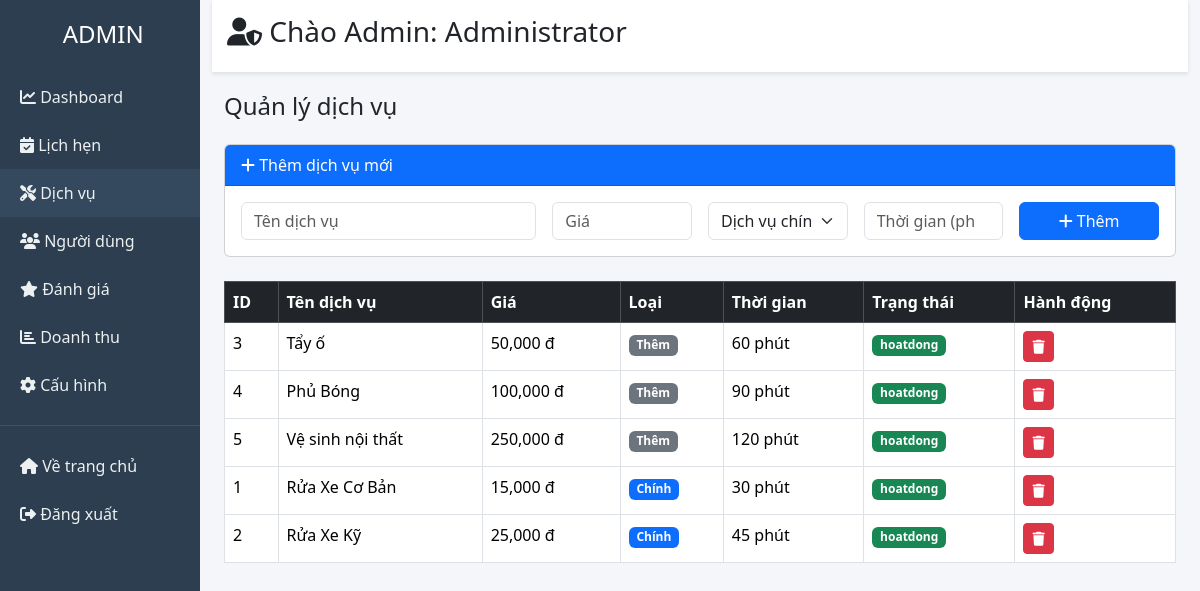
Page /admin.php?page=services (signed in) on the committed database.
### tables this page shows
CREATE TABLE IF NOT EXISTS `dich_vu` (
  `MaDichVu` int NOT NULL AUTO_INCREMENT,
  `TenDichVu` varchar(100) NOT NULL,
  `Gia` decimal(15,2) NOT NULL DEFAULT '0.00',
  `LoaiDV` enum('chinh','them') DEFAULT 'chinh',
  `ThoiGian` int DEFAULT '30' COMMENT 'Thời gian thực hiện (phút)',
  `TrangThai` enum('hoatdong','tamngung') DEFAULT 'hoatdong',
  PRIMARY KEY (`MaDichVu`),
  UNIQUE KEY `TenDichVu` (`TenDichVu`)
);

### admin.php (the view, shortened to what this page needs)
<?php
require_once 'database.php';
$page = $_GET['page'] ?? 'dashboard';
$stats = [];
$stats['total_bookings'] = $conn->query("SELECT COUNT(*) as c FROM dat_lich")->fetch_assoc()['c'];
$stats['new_bookings'] = $conn->query("SELECT COUNT(*) as c FROM dat_lich WHERE TrangThai = 'Mới'")->fetch_assoc()['c'];
$stats['completed'] = $conn->query("SELECT COUNT(*) as c FROM dat_lich WHERE TrangThai = 'Đã hoàn thành'")->fetch_assoc()['c'];
$stats['total_users'] = $conn->query("SELECT COUNT(*) as c FROM nguoi_dung WHERE VaiTro = 'customer'")->fetch_assoc()['c'];
$stats['revenue'] = $conn->query("SELECT SUM(TongTien) as t FROM dat_lich WHERE TrangThai = 'Đã hoàn thành'")->fetch_assoc()['t'] ?? 0;
$stats['avg_rating'] = $conn->query("SELECT AVG(DiemDanhGia) as a FROM phan_hoi")->fetch_assoc()['a'] ?? 0;
?>
<!DOCTYPE html>
<html lang="vi">
<head>
<link href="https://cdn.jsdelivr.net/npm/bootstrap@5.3.2/dist/css/bootstrap.min.css" rel="stylesheet">
<link rel="stylesheet" href="https://cdnjs.cloudflare.com/ajax/libs/font-awesome/6.4.0/css/all.min.css">
</head>
<body>
<div class="container-fluid">
    <div class="row">
        <div class="col-md-2 sidebar">
            <h4 class="text-white text-center mb-4">
                <i class="fas fa-car-wash"></i> ADMIN
            </h4>
            <a href="?page=dashboard" class="<?= $page=='dashboard'?'active':'' ?>">
                <i class="fas fa-chart-line"></i> Dashboard
            </a>
            <a href="?page=bookings" class="<?= $page=='bookings'?'active':'' ?>">
                <i class="fas fa-calendar-check"></i> Lịch hẹn
            </a>
            <a href="?page=services" class="<?= $page=='services'?'active':'' ?>">
                <i class="fas fa-tools"></i> Dịch vụ
            </a>
            <a href="?page=users" class="<?= $page=='users'?'active':'' ?>">
                <i class="fas fa-users"></i> Người dùng
            </a>
            <a href="?page=reviews" class="<?= $page=='reviews'?'active':'' ?>">
                <i class="fas fa-star"></i> Đánh giá
            </a>
            <a href="?page=revenue" class="<?= $page=='revenue'?'active':'' ?>">
                <i class="fas fa-chart-bar"></i> Doanh thu
            </a>
            <a href="?page=config" class="<?= $page=='config'?'active':'' ?>">
                <i class="fas fa-cog"></i> Cấu hình
            </a>
            <hr style="border-color: #7f8c8d;">
            <a href="index.php">
                <i class="fas fa-home"></i> Về trang chủ
            </a>
            <a href="logout.php">
                <i class="fas fa-sign-out-alt"></i> Đăng xuất
            </a>
        </div>
        <div class="col-md-10">
            <div class="header">
                <h3><i class="fas fa-user-shield"></i> Chào Admin: <?= $_SESSION['HoVaTen'] ?? 'Admin' ?></h3>
            </div>
            <div class="container">
                <?php if ($page == 'dashboard'): ?>
                <h4 class="mb-4">Thống kê tổng quan</h4>
                <div class="row">
                    <div class="col-md-4">
                        <div class="stat-card">
                            <h6 class="text-muted">Tổng lịch hẹn</h6>
                            <div class="stat-number"><?= $stats['total_bookings'] ?></div>
                        </div>
                    </div>
                    <div class="col-md-4">
                        <div class="stat-card">
                            <h6 class="text-muted">Lịch mới (chờ xử lý)</h6>
                            <div class="stat-number text-warning"><?= $stats['new_bookings'] ?></div>
                        </div>
                    </div>
                    <div class="col-md-4">
                        <div class="stat-card">
                            <h6 class="text-muted">Đã hoàn thành</h6>
                            <div class="stat-number text-success"><?= $stats['completed'] ?></div>
                        </div>
                    </div>
                    <div class="col-md-4">
                        <div class="stat-card">
                            <h6 class="text-muted">Tổng khách hàng</h6>
                            <div class="stat-number"><?= $stats['total_users'] ?></div>
                        </div>
                    </div>
                    <div class="col-md-4">
                        <div class="stat-card">
                            <h6 class="text-muted">Doanh thu</h6>
                            <div class="stat-number text-primary"><?= number_format($stats['revenue']) ?> đ</div>
                        </div>
                    </div>
                    <div class="col-md-4">
                        <div class="stat-card">
                            <h6 class="text-muted">Đánh giá TB</h6>
                            <div class="stat-number text-warning"><?= number_format($stats['avg_rating'], 1) ?> ⭐</div>
                        </div>
                    </div>
                </div>
                <?php elseif ($page == 'services'): ?>
                <h4 class="mb-4">Quản lý dịch vụ</h4>
                <div class="card mb-4">
                    <div class="card-header bg-primary text-white">
                        <i class="fas fa-plus"></i> Thêm dịch vụ mới
                    </div>
                    <div class="card-body">
                        <form method="POST" class="row g-3">
                            <div class="col-md-4">
                                <input type="text" name="TenDichVu" class="form-control" placeholder="Tên dịch vụ" required>
                            </div>
                            <div class="col-md-2">
                                <input type="number" name="Gia" class="form-control" placeholder="Giá" required>
                            </div>
                            <div class="col-md-2">
                                <select name="LoaiDV" class="form-select" required>
                                    <option value="chinh">Dịch vụ chính</option>
                                </select>
                            </div>
                            <div class="col-md-2">
                                <input type="number" name="ThoiGian" class="form-control" placeholder="Thời gian (phút)" required>
                            </div>
                            <div class="col-md-2">
                                <button type="submit" name="add_service" class="btn btn-primary w-100">
                                    <i class="fas fa-plus"></i> Thêm
                                </button>
                            </div>
                        </form>
                    </div>
                </div>
                <table class="table table-bordered bg-white">
                    <thead class="table-dark">
                        <tr>
                            <th>ID</th>
                            <th>Tên dịch vụ</th>
                            <th>Giá</th>
                            <th>Loại</th>
                            <th>Thời gian</th>
                            <th>Trạng thái</th>
                            <th>Hành động</th>
                        </tr>
                    </thead>
                    <tbody>
                    <?php
                    $services = $conn->query("SELECT * FROM dich_vu ORDER BY LoaiDV DESC, MaDichVu ASC");
                    while ($row = $services->fetch_assoc()):
                    ?>
                    <tr>
                        <td><?= $row['MaDichVu'] ?></td>
                        <td><?= $row['TenDichVu'] ?></td>
                        <td><?= number_format($row['Gia']) ?> đ</td>
                        <td><span class="badge bg-<?= $row['LoaiDV']=='chinh'?'primary':'secondary' ?>">
                            <?= $row['LoaiDV']=='chinh'?'Chính':'Thêm' ?>
                        </span></td>
                        <td><?= $row['ThoiGian'] ?> phút</td>
                        <td><span class="badge bg-<?= $row['TrangThai']=='hoatdong'?'success':'danger' ?>">
                            <?= $row['TrangThai'] ?>
                        </span></td>
                        <td>
                            <form method="POST" onsubmit="return confirm('Xóa dịch vụ này?')">
                                <button type="submit" name="delete_service" class="btn btn-danger btn-sm">
                                    <i class="fas fa-trash"></i>
                                </button>
                            </form>
                        </td>
                    </tr>
                    <?php endwhile; ?>
                    </tbody>
                </table>
                <?php endif; ?>
            </div>
        </div>
    </div>
</div>
</body>
</html>

### admin.php (style rules this page uses)
body { background: #f4f6f9; }
.sidebar { background: #2c3e50; min-height: 100vh; padding: 20px 0; }
.sidebar a { color: #ecf0f1; padding: 12px 20px; display: block; text-decoration: none; transition: 0.3s; }
.sidebar a:hover, .sidebar a.active { background: #34495e; }
.header { background: white; padding: 15px; margin-bottom: 20px; box-shadow: 0 2px 4px rgba(0,0,0,0.1); }

### rows in the picture
dich_vu: MaDichVu "3", TenDichVu "Tẩy ố", Gia "50,000", LoaiDV "Thêm", ThoiGian "60", TrangThai "hoatdong"
dich_vu: MaDichVu "4", TenDichVu "Phủ Bóng", Gia "100,000", LoaiDV "Thêm", ThoiGian "90", TrangThai "hoatdong"
dich_vu: MaDichVu "5", TenDichVu "Vệ sinh nội thất", Gia "250,000", LoaiDV "Thêm", ThoiGian "120", TrangThai "hoatdong"
dich_vu: MaDichVu "1", TenDichVu "Rửa Xe Cơ Bản", Gia "15,000", LoaiDV "Chính", ThoiGian "30", TrangThai "hoatdong"
dich_vu: MaDichVu "2", TenDichVu "Rửa Xe Kỹ", Gia "25,000", LoaiDV "Chính", ThoiGian "45", TrangThai "hoatdong"

### other values in the picture
$_SESSION['HoVaTen'] "Administrator"
